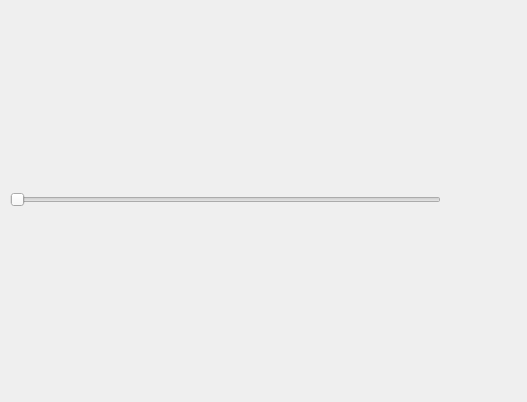
<?xml version="1.0" encoding="UTF-8"?>
<ui version="4.0">
 <class>QtRegionDock</class>
 <widget class="QDockWidget" name="QtRegionDock">
  <property name="geometry">
   <rect>
    <x>0</x>
    <y>0</y>
    <width>527</width>
    <height>402</height>
   </rect>
  </property>
  <property name="minimumSize">
   <size>
    <width>486</width>
    <height>240</height>
   </size>
  </property>
  <property name="windowTitle">
   <string>regions</string>
  </property>
  <widget class="QWidget" name="dockWidgetContents">
   <widget class="QStackedWidget" name="regions">
    <property name="geometry">
     <rect>
      <x>0</x>
      <y>0</y>
      <width>481</width>
      <height>200</height>
     </rect>
    </property>
    <property name="minimumSize">
     <size>
      <width>0</width>
      <height>0</height>
     </size>
    </property>
    <property name="lineWidth">
     <number>0</number>
    </property>
    <property name="midLineWidth">
     <number>1</number>
    </property>
    <property name="currentIndex">
     <number>0</number>
    </property>
    <widget class="QWidget" name="page"/>
    <widget class="QWidget" name="page_2"/>
   </widget>
   <widget class="QSlider" name="region_scroll">
    <property name="enabled">
     <bool>false</bool>
    </property>
    <property name="geometry">
     <rect>
      <x>10</x>
      <y>190</y>
      <width>431</width>
      <height>20</height>
     </rect>
    </property>
    <property name="toolTip">
     <string>move to info about a different region</string>
    </property>
    <property name="maximum">
     <number>1</number>
    </property>
    <property name="orientation">
     <enum>Qt::Horizontal</enum>
    </property>
   </widget>
   <widget class="QPushButton" name="dismiss_region">
    <property name="enabled">
     <bool>false</bool>
    </property>
    <property name="geometry">
     <rect>
      <x>453</x>
      <y>191</y>
      <width>21</width>
      <height>20</height>
     </rect>
    </property>
    <property name="toolTip">
     <string>delete this region</string>
    </property>
    <property name="text">
     <string/>
    </property>
    <property name="flat">
     <bool>true</bool>
    </property>
   </widget>
  </widget>
 </widget>
 <resources/>
 <connections/>
</ui>
